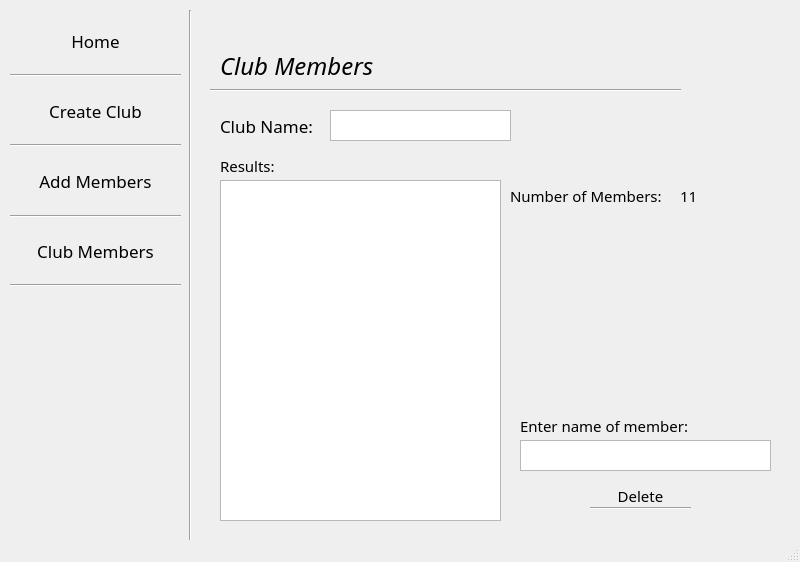
<?xml version="1.0" encoding="UTF-8"?>
<ui version="4.0">
 <class>ClubMemberPage</class>
 <widget class="QMainWindow" name="ClubMemberPage">
  <property name="geometry">
   <rect>
    <x>0</x>
    <y>0</y>
    <width>800</width>
    <height>562</height>
   </rect>
  </property>
  <property name="cursor">
   <cursorShape>SizeBDiagCursor</cursorShape>
  </property>
  <property name="windowTitle">
   <string>MainWindow</string>
  </property>
  <widget class="QWidget" name="centralwidget">
   <property name="styleSheet">
    <string notr="true">QPushButton{
	border: none;
}</string>
   </property>
   <widget class="Line" name="line">
    <property name="geometry">
     <rect>
      <x>150</x>
      <y>10</y>
      <width>81</width>
      <height>641</height>
     </rect>
    </property>
    <property name="orientation">
     <enum>Qt::Vertical</enum>
    </property>
   </widget>
   <widget class="QPushButton" name="clubmemButton">
    <property name="geometry">
     <rect>
      <x>10</x>
      <y>220</y>
      <width>171</width>
      <height>61</height>
     </rect>
    </property>
    <property name="font">
     <font>
      <family>Montserrat</family>
      <pointsize>13</pointsize>
     </font>
    </property>
    <property name="cursor">
     <cursorShape>PointingHandCursor</cursorShape>
    </property>
    <property name="text">
     <string>Club Members</string>
    </property>
    <property name="icon">
     <iconset resource="resources.qrc">
      <normaloff>:/whiteIcons/Icons/whiteIcons/archive.svg</normaloff>:/whiteIcons/Icons/whiteIcons/archive.svg</iconset>
    </property>
    <property name="iconSize">
     <size>
      <width>25</width>
      <height>25</height>
     </size>
    </property>
   </widget>
   <widget class="Line" name="line_3">
    <property name="geometry">
     <rect>
      <x>10</x>
      <y>125</y>
      <width>171</width>
      <height>41</height>
     </rect>
    </property>
    <property name="orientation">
     <enum>Qt::Horizontal</enum>
    </property>
   </widget>
   <widget class="QPushButton" name="createclubButton">
    <property name="geometry">
     <rect>
      <x>10</x>
      <y>80</y>
      <width>171</width>
      <height>61</height>
     </rect>
    </property>
    <property name="font">
     <font>
      <family>Montserrat</family>
      <pointsize>13</pointsize>
     </font>
    </property>
    <property name="cursor">
     <cursorShape>PointingHandCursor</cursorShape>
    </property>
    <property name="text">
     <string>Create Club</string>
    </property>
    <property name="icon">
     <iconset resource="resources.qrc">
      <normaloff>:/whiteIcons/Icons/whiteIcons/folder-plus.svg</normaloff>:/whiteIcons/Icons/whiteIcons/folder-plus.svg</iconset>
    </property>
    <property name="iconSize">
     <size>
      <width>25</width>
      <height>25</height>
     </size>
    </property>
   </widget>
   <widget class="Line" name="line_4">
    <property name="geometry">
     <rect>
      <x>10</x>
      <y>206</y>
      <width>171</width>
      <height>20</height>
     </rect>
    </property>
    <property name="orientation">
     <enum>Qt::Horizontal</enum>
    </property>
   </widget>
   <widget class="QPushButton" name="addmemButton">
    <property name="geometry">
     <rect>
      <x>10</x>
      <y>150</y>
      <width>171</width>
      <height>61</height>
     </rect>
    </property>
    <property name="font">
     <font>
      <family>Montserrat</family>
      <pointsize>13</pointsize>
     </font>
    </property>
    <property name="cursor">
     <cursorShape>PointingHandCursor</cursorShape>
    </property>
    <property name="text">
     <string>Add Members</string>
    </property>
    <property name="icon">
     <iconset resource="resources.qrc">
      <normaloff>:/whiteIcons/Icons/whiteIcons/edit-2.svg</normaloff>:/whiteIcons/Icons/whiteIcons/edit-2.svg</iconset>
    </property>
    <property name="iconSize">
     <size>
      <width>25</width>
      <height>25</height>
     </size>
    </property>
   </widget>
   <widget class="Line" name="line_2">
    <property name="geometry">
     <rect>
      <x>10</x>
      <y>55</y>
      <width>171</width>
      <height>41</height>
     </rect>
    </property>
    <property name="orientation">
     <enum>Qt::Horizontal</enum>
    </property>
   </widget>
   <widget class="QPushButton" name="homeButton">
    <property name="geometry">
     <rect>
      <x>10</x>
      <y>10</y>
      <width>171</width>
      <height>61</height>
     </rect>
    </property>
    <property name="font">
     <font>
      <family>Montserrat</family>
      <pointsize>13</pointsize>
     </font>
    </property>
    <property name="cursor">
     <cursorShape>PointingHandCursor</cursorShape>
    </property>
    <property name="text">
     <string>Home</string>
    </property>
    <property name="icon">
     <iconset resource="resources.qrc">
      <normaloff>:/whiteIcons/Icons/whiteIcons/home.svg</normaloff>:/whiteIcons/Icons/whiteIcons/home.svg</iconset>
    </property>
    <property name="iconSize">
     <size>
      <width>25</width>
      <height>25</height>
     </size>
    </property>
   </widget>
   <widget class="Line" name="line_5">
    <property name="geometry">
     <rect>
      <x>10</x>
      <y>265</y>
      <width>171</width>
      <height>41</height>
     </rect>
    </property>
    <property name="orientation">
     <enum>Qt::Horizontal</enum>
    </property>
   </widget>
   <widget class="QLabel" name="label">
    <property name="geometry">
     <rect>
      <x>220</x>
      <y>20</y>
      <width>451</width>
      <height>91</height>
     </rect>
    </property>
    <property name="font">
     <font>
      <family>Montserrat</family>
      <pointsize>18</pointsize>
      <weight>50</weight>
      <italic>true</italic>
      <bold>false</bold>
      <underline>false</underline>
     </font>
    </property>
    <property name="text">
     <string>Club Members</string>
    </property>
   </widget>
   <widget class="Line" name="line_6">
    <property name="geometry">
     <rect>
      <x>210</x>
      <y>70</y>
      <width>471</width>
      <height>41</height>
     </rect>
    </property>
    <property name="orientation">
     <enum>Qt::Horizontal</enum>
    </property>
   </widget>
   <widget class="QLabel" name="label_9">
    <property name="geometry">
     <rect>
      <x>220</x>
      <y>110</y>
      <width>111</width>
      <height>31</height>
     </rect>
    </property>
    <property name="font">
     <font>
      <family>Montserrat</family>
      <pointsize>13</pointsize>
     </font>
    </property>
    <property name="text">
     <string>Club Name:</string>
    </property>
   </widget>
   <widget class="QTextEdit" name="cNameTextEdit">
    <property name="geometry">
     <rect>
      <x>330</x>
      <y>110</y>
      <width>181</width>
      <height>31</height>
     </rect>
    </property>
    <property name="font">
     <font>
      <pointsize>12</pointsize>
     </font>
    </property>
   </widget>
   <widget class="QTextBrowser" name="textBrowser">
    <property name="geometry">
     <rect>
      <x>220</x>
      <y>180</y>
      <width>281</width>
      <height>341</height>
     </rect>
    </property>
    <property name="font">
     <font>
      <pointsize>13</pointsize>
     </font>
    </property>
   </widget>
   <widget class="QLabel" name="label_10">
    <property name="geometry">
     <rect>
      <x>510</x>
      <y>180</y>
      <width>191</width>
      <height>31</height>
     </rect>
    </property>
    <property name="font">
     <font>
      <family>Montserrat</family>
      <pointsize>11</pointsize>
     </font>
    </property>
    <property name="text">
     <string>Number of Members:</string>
    </property>
   </widget>
   <widget class="QLabel" name="label_11">
    <property name="geometry">
     <rect>
      <x>220</x>
      <y>150</y>
      <width>191</width>
      <height>31</height>
     </rect>
    </property>
    <property name="font">
     <font>
      <family>Montserrat</family>
      <pointsize>11</pointsize>
     </font>
    </property>
    <property name="text">
     <string>Results:</string>
    </property>
   </widget>
   <widget class="QLabel" name="label_2">
    <property name="geometry">
     <rect>
      <x>680</x>
      <y>170</y>
      <width>101</width>
      <height>51</height>
     </rect>
    </property>
    <property name="font">
     <font>
      <family>Montserrat</family>
      <pointsize>11</pointsize>
     </font>
    </property>
    <property name="text">
     <string>11</string>
    </property>
   </widget>
   <widget class="QLabel" name="label_12">
    <property name="geometry">
     <rect>
      <x>520</x>
      <y>410</y>
      <width>191</width>
      <height>31</height>
     </rect>
    </property>
    <property name="font">
     <font>
      <family>Montserrat</family>
      <pointsize>11</pointsize>
     </font>
    </property>
    <property name="text">
     <string>Enter name of member:</string>
    </property>
   </widget>
   <widget class="QTextEdit" name="cNameTextEdit_2">
    <property name="geometry">
     <rect>
      <x>520</x>
      <y>440</y>
      <width>251</width>
      <height>31</height>
     </rect>
    </property>
    <property name="font">
     <font>
      <pointsize>12</pointsize>
     </font>
    </property>
   </widget>
   <widget class="QPushButton" name="pushButton">
    <property name="geometry">
     <rect>
      <x>600</x>
      <y>480</y>
      <width>81</width>
      <height>31</height>
     </rect>
    </property>
    <property name="font">
     <font>
      <family>Montserrat</family>
      <pointsize>11</pointsize>
     </font>
    </property>
    <property name="cursor">
     <cursorShape>PointingHandCursor</cursorShape>
    </property>
    <property name="statusTip">
     <string extracomment="Click to Insert member to club"/>
    </property>
    <property name="text">
     <string>Delete</string>
    </property>
    <property name="icon">
     <iconset resource="resources.qrc">
      <normaloff>:/whiteIcons/Icons/whiteIcons/user-plus.svg</normaloff>:/whiteIcons/Icons/whiteIcons/user-plus.svg</iconset>
    </property>
    <property name="iconSize">
     <size>
      <width>18</width>
      <height>18</height>
     </size>
    </property>
   </widget>
   <widget class="Line" name="line_7">
    <property name="geometry">
     <rect>
      <x>590</x>
      <y>500</y>
      <width>101</width>
      <height>16</height>
     </rect>
    </property>
    <property name="orientation">
     <enum>Qt::Horizontal</enum>
    </property>
   </widget>
  </widget>
  <widget class="QStatusBar" name="statusbar"/>
 </widget>
 <resources>
  <include location="resources.qrc"/>
 </resources>
 <connections/>
</ui>
